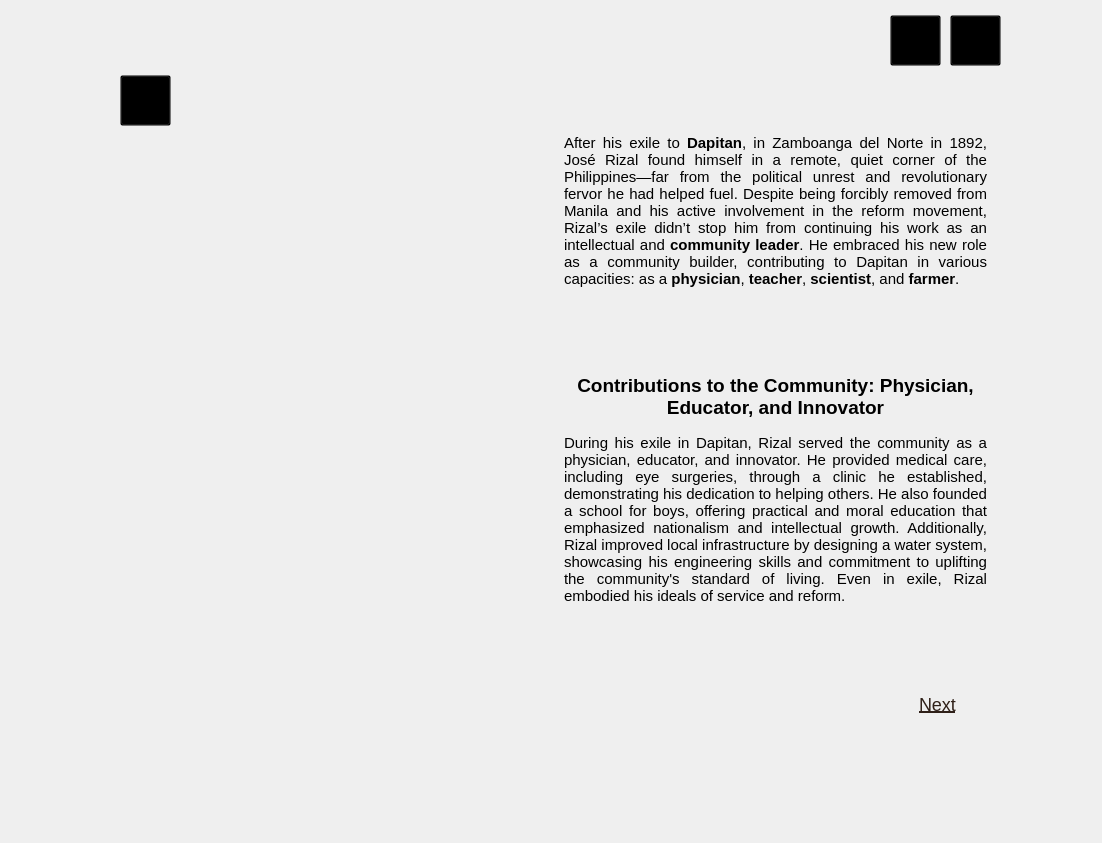
<?xml version="1.0" encoding="UTF-8"?>
<ui version="4.0">
 <class>mainWindow</class>
 <widget class="QMainWindow" name="mainWindow">
  <property name="geometry">
   <rect>
    <x>0</x>
    <y>0</y>
    <width>1102</width>
    <height>843</height>
   </rect>
  </property>
  <property name="minimumSize">
   <size>
    <width>1102</width>
    <height>843</height>
   </size>
  </property>
  <property name="maximumSize">
   <size>
    <width>1102</width>
    <height>843</height>
   </size>
  </property>
  <property name="windowTitle">
   <string>MainWindow</string>
  </property>
  <widget class="QWidget" name="centralwidget">
   <widget class="QLabel" name="bg">
    <property name="geometry">
     <rect>
      <x>0</x>
      <y>0</y>
      <width>1102</width>
      <height>843</height>
     </rect>
    </property>
    <property name="text">
     <string/>
    </property>
    <property name="pixmap">
     <pixmap>../reso/bg.png</pixmap>
    </property>
    <property name="scaledContents">
     <bool>true</bool>
    </property>
   </widget>
   <widget class="QLabel" name="chapter4logo">
    <property name="geometry">
     <rect>
      <x>100</x>
      <y>250</y>
      <width>441</width>
      <height>301</height>
     </rect>
    </property>
    <property name="text">
     <string/>
    </property>
    <property name="pixmap">
     <pixmap>../reso/chapter4logo.png</pixmap>
    </property>
    <property name="scaledContents">
     <bool>true</bool>
    </property>
   </widget>
   <widget class="QTextEdit" name="textEdit">
    <property name="enabled">
     <bool>false</bool>
    </property>
    <property name="geometry">
     <rect>
      <x>560</x>
      <y>130</y>
      <width>431</width>
      <height>231</height>
     </rect>
    </property>
    <property name="styleSheet">
     <string notr="true">
    QTextEdit {
        background: transparent;
        font-family: &quot;Times New Roman&quot;;
        font-size: 10pt;
        border: none;
    }
</string>
    </property>
    <property name="html">
     <string>&lt;!DOCTYPE HTML PUBLIC &quot;-//W3C//DTD HTML 4.0//EN&quot; &quot;http://www.w3.org/TR/REC-html40/strict.dtd&quot;&gt;
&lt;html&gt;&lt;head&gt;&lt;meta name=&quot;qrichtext&quot; content=&quot;1&quot; /&gt;&lt;style type=&quot;text/css&quot;&gt;
p, li { white-space: pre-wrap; }
&lt;/style&gt;&lt;/head&gt;&lt;body style=&quot; font-family:'Times New Roman'; font-size:10pt; font-weight:400; font-style:normal;&quot;&gt;
&lt;p align=&quot;justify&quot; style=&quot; margin-top:0px; margin-bottom:0px; margin-left:0px; margin-right:0px; -qt-block-indent:0; text-indent:0px;&quot;&gt;&lt;a name=&quot;docs-internal-guid-73154fa8-7fff-cf17-f511-893e62f174d3&quot;&gt;&lt;/a&gt;&lt;span style=&quot; font-size:11pt; color:#000000; background-color:transparent;&quot;&gt;A&lt;/span&gt;&lt;span style=&quot; font-size:11pt; color:#000000; background-color:transparent;&quot;&gt;fter his exile to &lt;/span&gt;&lt;span style=&quot; font-size:11pt; font-weight:600; color:#000000; background-color:transparent;&quot;&gt;Dapitan&lt;/span&gt;&lt;span style=&quot; font-size:11pt; color:#000000; background-color:transparent;&quot;&gt;, in Zamboanga del Norte in 1892, José Rizal found himself in a remote, quiet corner of the Philippines—far from the political unrest and revolutionary fervor he had helped fuel. Despite being forcibly removed from Manila and his active involvement in the reform movement, Rizal’s exile didn’t stop him from continuing his work as an intellectual and &lt;/span&gt;&lt;span style=&quot; font-size:11pt; font-weight:600; color:#000000; background-color:transparent;&quot;&gt;community leader&lt;/span&gt;&lt;span style=&quot; font-size:11pt; color:#000000; background-color:transparent;&quot;&gt;. He embraced his new role as a community builder, contributing to Dapitan in various capacities: as a &lt;/span&gt;&lt;span style=&quot; font-size:11pt; font-weight:600; color:#000000; background-color:transparent;&quot;&gt;physician&lt;/span&gt;&lt;span style=&quot; font-size:11pt; color:#000000; background-color:transparent;&quot;&gt;, &lt;/span&gt;&lt;span style=&quot; font-size:11pt; font-weight:600; color:#000000; background-color:transparent;&quot;&gt;teacher&lt;/span&gt;&lt;span style=&quot; font-size:11pt; color:#000000; background-color:transparent;&quot;&gt;, &lt;/span&gt;&lt;span style=&quot; font-size:11pt; font-weight:600; color:#000000; background-color:transparent;&quot;&gt;scientist&lt;/span&gt;&lt;span style=&quot; font-size:11pt; color:#000000; background-color:transparent;&quot;&gt;, and &lt;/span&gt;&lt;span style=&quot; font-size:11pt; font-weight:600; color:#000000; background-color:transparent;&quot;&gt;farmer&lt;/span&gt;&lt;span style=&quot; font-size:11pt; color:#000000; background-color:transparent;&quot;&gt;.&lt;/span&gt;&lt;/p&gt;&lt;/body&gt;&lt;/html&gt;</string>
    </property>
   </widget>
   <widget class="QTextEdit" name="textEdit_2">
    <property name="enabled">
     <bool>false</bool>
    </property>
    <property name="geometry">
     <rect>
      <x>560</x>
      <y>370</y>
      <width>431</width>
      <height>151</height>
     </rect>
    </property>
    <property name="styleSheet">
     <string notr="true">
    QTextEdit {
        background: transparent;
        font-family: &quot;Times New Roman&quot;;
        font-size: 10pt;
        border: none;
    }
</string>
    </property>
    <property name="html">
     <string>&lt;!DOCTYPE HTML PUBLIC &quot;-//W3C//DTD HTML 4.0//EN&quot; &quot;http://www.w3.org/TR/REC-html40/strict.dtd&quot;&gt;
&lt;html&gt;&lt;head&gt;&lt;meta name=&quot;qrichtext&quot; content=&quot;1&quot; /&gt;&lt;style type=&quot;text/css&quot;&gt;
p, li { white-space: pre-wrap; }
&lt;/style&gt;&lt;/head&gt;&lt;body style=&quot; font-family:'Times New Roman'; font-size:10pt; font-weight:400; font-style:normal;&quot;&gt;
&lt;p align=&quot;center&quot; style=&quot; margin-top:0px; margin-bottom:0px; margin-left:0px; margin-right:0px; -qt-block-indent:0; text-indent:0px;&quot;&gt;&lt;span style=&quot; font-size:14pt; font-weight:600; color:#000000;&quot;&gt;Contributions to the Community: Physician, Educator, and Innovator&lt;/span&gt;&lt;/p&gt;
&lt;p align=&quot;justify&quot; style=&quot;-qt-paragraph-type:empty; margin-top:0px; margin-bottom:0px; margin-left:0px; margin-right:0px; -qt-block-indent:0; text-indent:0px; line-height:138%;&quot;&gt;&lt;br /&gt;&lt;/p&gt;
&lt;p align=&quot;justify&quot; style=&quot; margin-top:0px; margin-bottom:0px; margin-left:0px; margin-right:0px; -qt-block-indent:0; text-indent:0px;&quot;&gt;      &lt;br /&gt;      &lt;/p&gt;&lt;/body&gt;&lt;/html&gt;</string>
    </property>
   </widget>
   <widget class="QPushButton" name="nextbutton">
    <property name="geometry">
     <rect>
      <x>912</x>
      <y>690</y>
      <width>51</width>
      <height>28</height>
     </rect>
    </property>
    <property name="styleSheet">
     <string notr="true">QPushButton {
    background-color: transparent;
    border: none;
    color: #2f2018;       /* Default font color */
    font-size: 18px;
    font-family: &quot;Times New Roman&quot;;
    text-decoration: underline;
}

QPushButton:hover {
    color: red;           /* Red color on hover */
}

QPushButton:pressed {
    color: #800000;       /* Darker red when pressed */
}</string>
    </property>
    <property name="text">
     <string>Next</string>
    </property>
   </widget>
   <widget class="QPushButton" name="bmbutton">
    <property name="geometry">
     <rect>
      <x>120</x>
      <y>75</y>
      <width>51</width>
      <height>51</height>
     </rect>
    </property>
    <property name="styleSheet">
     <string notr="true">QPushButton {
    background-color: transparent;
}</string>
    </property>
    <property name="text">
     <string/>
    </property>
   </widget>
   <widget class="QPushButton" name="volumebutton">
    <property name="geometry">
     <rect>
      <x>890</x>
      <y>15</y>
      <width>51</width>
      <height>51</height>
     </rect>
    </property>
    <property name="styleSheet">
     <string notr="true">QPushButton {
    background-color: transparent;
}</string>
    </property>
    <property name="text">
     <string/>
    </property>
   </widget>
   <widget class="QPushButton" name="exitbutton">
    <property name="geometry">
     <rect>
      <x>950</x>
      <y>15</y>
      <width>51</width>
      <height>51</height>
     </rect>
    </property>
    <property name="styleSheet">
     <string notr="true">QPushButton {
    background-color: transparent;
}</string>
    </property>
    <property name="text">
     <string/>
    </property>
   </widget>
   <widget class="QLabel" name="dapitan">
    <property name="geometry">
     <rect>
      <x>700</x>
      <y>130</y>
      <width>61</width>
      <height>21</height>
     </rect>
    </property>
    <property name="text">
     <string/>
    </property>
   </widget>
   <widget class="QLabel" name="physician">
    <property name="geometry">
     <rect>
      <x>670</x>
      <y>320</y>
      <width>81</width>
      <height>21</height>
     </rect>
    </property>
    <property name="text">
     <string/>
    </property>
   </widget>
   <widget class="QLabel" name="teacher">
    <property name="geometry">
     <rect>
      <x>760</x>
      <y>320</y>
      <width>61</width>
      <height>21</height>
     </rect>
    </property>
    <property name="text">
     <string/>
    </property>
   </widget>
   <widget class="QLabel" name="scientist">
    <property name="geometry">
     <rect>
      <x>830</x>
      <y>320</y>
      <width>61</width>
      <height>21</height>
     </rect>
    </property>
    <property name="text">
     <string/>
    </property>
   </widget>
   <widget class="QLabel" name="farmer">
    <property name="geometry">
     <rect>
      <x>920</x>
      <y>320</y>
      <width>55</width>
      <height>21</height>
     </rect>
    </property>
    <property name="text">
     <string/>
    </property>
   </widget>
   <widget class="QLabel" name="comleader">
    <property name="geometry">
     <rect>
      <x>560</x>
      <y>280</y>
      <width>151</width>
      <height>21</height>
     </rect>
    </property>
    <property name="text">
     <string/>
    </property>
   </widget>
   <widget class="QTextEdit" name="textEdit_3">
    <property name="enabled">
     <bool>false</bool>
    </property>
    <property name="geometry">
     <rect>
      <x>560</x>
      <y>430</y>
      <width>431</width>
      <height>251</height>
     </rect>
    </property>
    <property name="styleSheet">
     <string notr="true">
    QTextEdit {
        background: transparent;
        font-family: &quot;Times New Roman&quot;;
        font-size: 10pt;
        border: none;
    }
</string>
    </property>
    <property name="html">
     <string>&lt;!DOCTYPE HTML PUBLIC &quot;-//W3C//DTD HTML 4.0//EN&quot; &quot;http://www.w3.org/TR/REC-html40/strict.dtd&quot;&gt;
&lt;html&gt;&lt;head&gt;&lt;meta name=&quot;qrichtext&quot; content=&quot;1&quot; /&gt;&lt;style type=&quot;text/css&quot;&gt;
p, li { white-space: pre-wrap; }
&lt;/style&gt;&lt;/head&gt;&lt;body style=&quot; font-family:'Times New Roman'; font-size:10pt; font-weight:400; font-style:normal;&quot;&gt;
&lt;p align=&quot;justify&quot; style=&quot; margin-top:0px; margin-bottom:0px; margin-left:0px; margin-right:0px; -qt-block-indent:0; text-indent:0px;&quot;&gt;&lt;span style=&quot; font-size:11pt; color:#000000; background-color:transparent;&quot;&gt;During his exile in Dapitan, Rizal served the community as a physician, educator, and innovator. He provided medical care, including eye surgeries, through a clinic he established, demonstrating his dedication to helping others. He also founded a school for boys, offering practical and moral education that emphasized nationalism and intellectual growth. Additionally, Rizal improved local infrastructure by designing a water system, showcasing his engineering skills and commitment to uplifting the community's standard of living. Even in exile, Rizal embodied his ideals of service and reform.&lt;/span&gt;&lt;span style=&quot; font-size:11pt;&quot;&gt;        &lt;/span&gt;&lt;/p&gt;&lt;/body&gt;&lt;/html&gt;</string>
    </property>
   </widget>
  </widget>
 </widget>
 <resources/>
 <connections/>
</ui>
